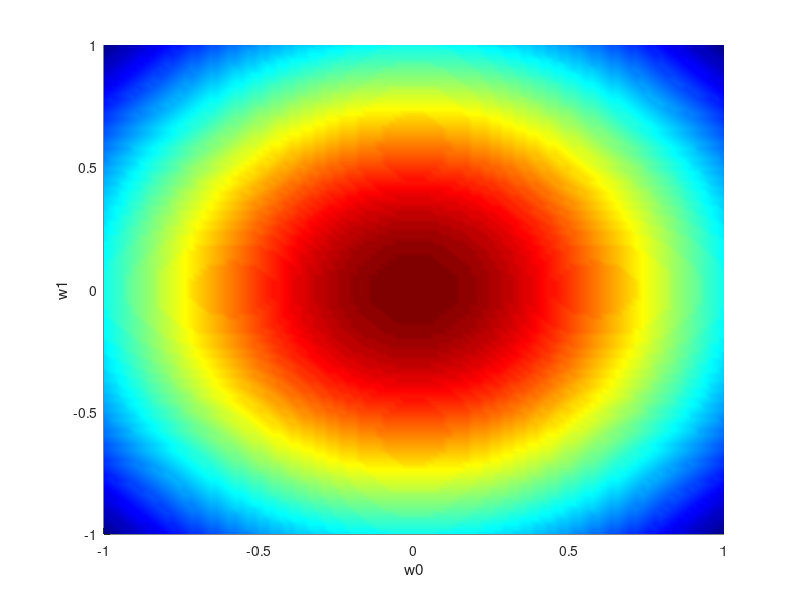
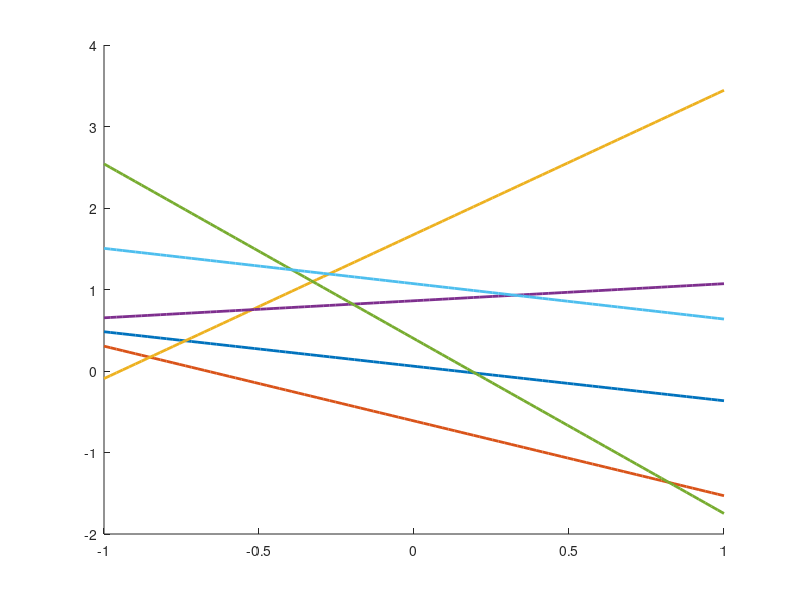
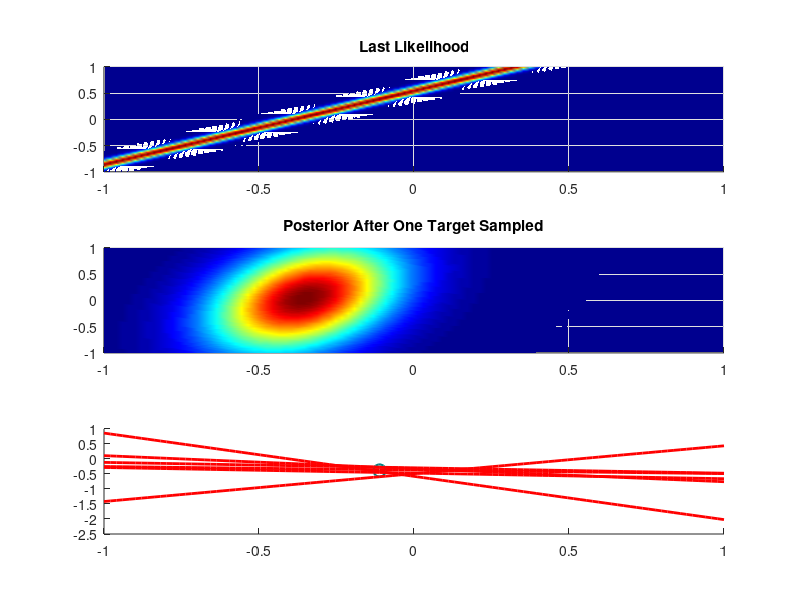
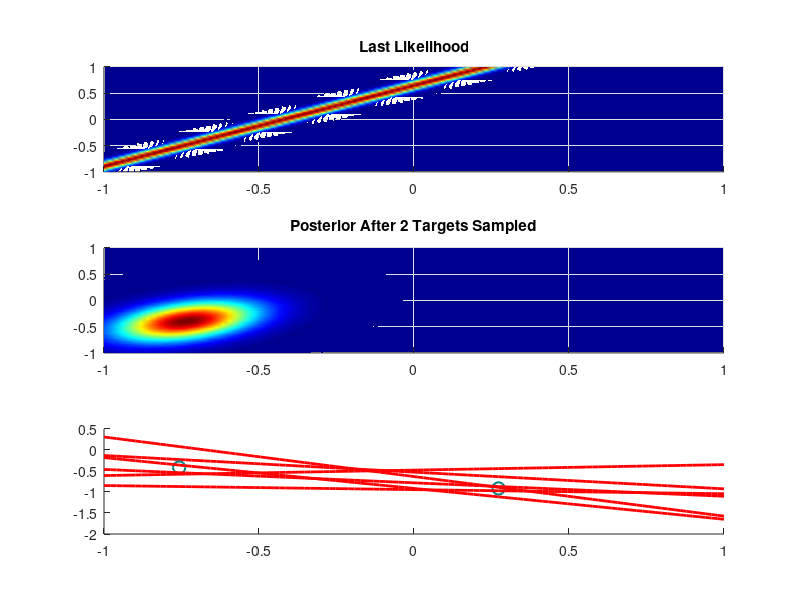

Write MATLAB code to recreate these figures, in order.
%% Machine Learning Mini-MATLAB Project 2: Bayesian Linear Regression
%% Dennis Gavrilov, Andrew Koe, Miraj Patel
clear all; 
close all; 
clc;

%PART 1:
% models the true f(x, a) = a0 + a1*x with additive Gaussian noise
%Generating sample data (20 points) by using sample function:
%f(x,a) = a0 + a1(x) w/ parameter values a0 = -0.3, a1 = 0.5 
% -1<x<1 and adding gauss noise w/ stddev of 0.2

a0 = -0.3;
a1 = 0.5;
x = linspace(-1,1);
y = linspace(-1,1);
stddev = 0.2;
sampleDataT = zeros(size(x));
%forloop to generate sample data
for i=1:1:100
    %statements
    xn = unifrnd(-1,1);
    noise = normrnd(0,stddev);
    sampleDataT(i) = a0 + a1.*xn + noise;
    %keyboard;
end
totalData= [x', sampleDataT'];
%figure; TEST
%plot(x, sampleDataT);

%The Hyperparameters:
alpha = 2.0;
beta = (1/stddev)^2;

%Now to draw 6 samples of the function y(x,w) = w0 + w1*x in which values of w are
%drawn from the prior <- multivariate normal distribution b/c both w0 and
%w1 have normal distributions. Also, since we know nothing, we assume mu=0
%for both univariates, that variance=1, and that correlation is 0 for both univariates (meaning
%covariance matrix is identity)
weight_0 = makedist('Normal'); %set weight0 as normal distribution object
weight_1 = makedist('Normal'); %set weight0 as normal distribution object
mu = [0,0];%means
Sigma = eye(2,2);%covariance matrix
w0 = linspace(-1,1);
w1 = linspace(-1,1);
[W0,W1] = meshgrid(w0,w1);
F = mvnpdf([W0(:) W1(:)],mu,Sigma);
F = reshape(F,length(w1),length(w0));
fig1 = figure(1);
set(fig1, 'Position', [300, 50, 700, 700]);
surf(w0,w1,F,'EdgeColor', 'none', 'FaceColor', 'interp');
%caxis([min(F(:))-.5*range(F(:)),max(F(:))]);
xlabel('w0'); ylabel('w1'); zlabel('Prior/Posterior');
colormap jet;
view(2);

%now to plot the 6 samples
sampleWeight0 = random(weight_0);
sampleWeight1 = random(weight_1);
sampleY = sampleWeight0 + sampleWeight1.*x;
fig2 = figure(2);
set(fig2, 'Position', [300, 50, 700, 700]);
hold on;
plot(x,sampleY, 'LineWidth', 2);
%loop to plot
for c=2:6
    sampleWeight0 = random(weight_0);
    sampleWeight1 = random(weight_1);
    sampleY = sampleWeight0 + sampleWeight1.*x;
    plot(x,sampleY, 'LineWidth', 2);
end
hold off;

%%

%Now to finally make the update equations and update posterior & likelihood
%First for ONE Target:
%Posterior update: p(w|t) = mvn(w|Mn,Sn)
%Mn update eqn: Mn = beta*Sn*transpose(design)*targets
%Sn update eqn: inverse(Sn) = alpha*Identity + beta*transpose(design)*design

%For this part only have two basis functions: phi1 = 1,and phi2 = x
%therefore our y = w0*phi0 + w1*phi1
%Design matrix iota = [phi0(x1), phi1(x1); phi0(x1), phi1(x2);phi0(x1), phi1(x3)...]
phi0 = 1; %phi0(x1) = x^0 -> 1
%phi1 = pulledX
target1 = datasample(totalData,1);
pulledX = target1(:,1); %only want target inputs
phi1 = pulledX;
design = [phi0, phi1];
inverseSn = alpha*eye(2,2) + beta*(transpose(design))*design; %with two basis functions, eye is always 2x2
Sn = inv(inverseSn);
Mn = beta*Sn*(transpose(design))*target1(:,2); %only want target outputs
posterior = mvnpdf([W0(:) W1(:)],transpose(Mn),Sn);
posterior = reshape(posterior,length(w1),length(w0));

%Now the likelihood = p(t|w,
Xn = unifrnd(-1,1);
likelihood = normpdf((target1(:,2)),(W0+W1*Xn),(1/beta));

fig3 = figure(3);
set(fig3, 'Position', [300, 50, 700, 700]);
subplot(3,1,1);
surf(w0,w1,likelihood,'EdgeColor', 'none', 'FaceColor', 'interp');
%xlabel('w0'); ylabel('w1'); zlabel('Prior/Posterior');
colormap jet;
view(2);
title('Last Likelihood');

subplot(3,1,2);
surf(w0,w1,posterior,'EdgeColor', 'none', 'FaceColor', 'interp');
%xlabel('w0'); ylabel('w1'); zlabel('Prior/Posterior');
colormap jet;
view(2);
title('Posterior After One Target Sampled');

%Now pulling 6 fresh new samples
pullWeight = mvnrnd(transpose(Mn),Sn,1);
sampleWeight0 = pullWeight(:,1);
sampleWeight1 = pullWeight(:,2);
sampleY = sampleWeight0 + sampleWeight1.*x;
subplot(3,1,3);
hold on;
plot(x,sampleY, 'r', 'LineWidth', 2);
scatter(target1(:,1),target1(:,2),80,'MarkerEdgeColor',[0 .5 .5],...
              'LineWidth',1.5);
%loop to plot
for c=2:6
    pullWeight = mvnrnd(transpose(Mn),Sn,1);
    sampleWeight0 = pullWeight(:,1);
    sampleWeight1 = pullWeight(:,2);
    sampleY = sampleWeight0 + sampleWeight1.*x;
    plot(x,sampleY, 'r', 'LineWidth', 2);
end
hold off;

%%

%Now to do it all over again, but with 2 targets
%Posterior update: p(w|t) = mvn(w|Mn,Sn)
%Mn update eqn: Mn = beta*Sn*transpose(design)*targets
%Sn update eqn: inverse(Sn) = alpha*Identity + beta*transpose(design)*design

%For this part only have two basis functions: phi1 = 1,and phi2 = x
%therefore our y = w0*phi0 + w1*phi1
%Design matrix iota = [phi0(x1), phi1(x1); phi0(x1), phi1(x2);phi0(x1), phi1(x3)...]
targets = [];
pulledX = [];
phi0 = [];
phi1 = [];
for d=1:2
    targets =[targets; datasample(totalData,1)];
    phi0 = [phi0;1]; %phi0(x1) = x^0 -> 1
    %phi1 = pulledX
    %target1 = datasample(totalData,1);
    pulledX(d,:) = targets(d,1); %only want target inputs
    phi1 = pulledX;
    design = [phi0, phi1];
    inverseSn = alpha*eye(2,2) + beta*(transpose(design))*design; %with two basis functions, eye is always 2x2
    Sn = inv(inverseSn);
    Mn = beta*Sn*(transpose(design))*targets(:,2); %only want target outputs
    posterior = mvnpdf([W0(:) W1(:)],transpose(Mn),Sn);
    posterior = reshape(posterior,length(w1),length(w0));
    
    %Now the likelihood = p(t|w,
    Xn = unifrnd(-1,1);
    likelihood = normpdf((targets(d,2)),(W0+W1*Xn),(1/beta));
end

fig4 = figure(4);
set(fig4, 'Position', [300, 50, 700, 700]);
subplot(3,1,1);
surf(w0,w1,likelihood,'EdgeColor', 'none', 'FaceColor', 'interp');
%xlabel('w0'); ylabel('w1'); zlabel('Prior/Posterior');
colormap jet;
view(2);
title('Last Likelihood');

subplot(3,1,2);
surf(w0,w1,posterior,'EdgeColor', 'none', 'FaceColor', 'interp');
%xlabel('w0'); ylabel('w1'); zlabel('Prior/Posterior');
colormap jet;
view(2);
title('Posterior After 2 Targets Sampled');

%Now pulling 6 fresh new samples
pullWeight = mvnrnd(transpose(Mn),Sn,1);
sampleWeight0 = pullWeight(:,1);
sampleWeight1 = pullWeight(:,2);
sampleY = sampleWeight0 + sampleWeight1.*x;
subplot(3,1,3);
hold on;
plot(x,sampleY, 'r', 'LineWidth', 2);
scatter(targets(:,1),targets(:,2),80,'MarkerEdgeColor',[0 .5 .5],...
              'LineWidth',1.5);
%loop to plot
for c=2:6
    pullWeight = mvnrnd(transpose(Mn),Sn,1);
    sampleWeight0 = pullWeight(:,1);
    sampleWeight1 = pullWeight(:,2);
    sampleY = sampleWeight0 + sampleWeight1.*x;
    plot(x,sampleY, 'r', 'LineWidth', 2);
end
hold off;

%%

%Now to do it all over again, but with 4 targets
%Posterior update: p(w|t) = mvn(w|Mn,Sn)
%Mn update eqn: Mn = beta*Sn*transpose(design)*targets
%Sn update eqn: inverse(Sn) = alpha*Identity + beta*transpose(design)*design

%For this part only have two basis functions: phi1 = 1,and phi2 = x
%therefore our y = w0*phi0 + w1*phi1
%Design matrix iota = [phi0(x1), phi1(x1); phi0(x1), phi1(x2);phi0(x1), phi1(x3)...]
targets = [];
pulledX = [];
phi0 = [];
phi1 = [];
for d=1:4
    targets =[targets; datasample(totalData,1)];
    phi0 = [phi0;1]; %phi0(x1) = x^0 -> 1
    %phi1 = pulledX
    %target1 = datasample(totalData,1);
    pulledX(d,:) = targets(d,1); %only want target inputs
    phi1 = pulledX;
    design = [phi0, phi1];
    inverseSn = alpha*eye(2,2) + beta*(transpose(design))*design; %with two basis functions, eye is always 2x2
    Sn = inv(inverseSn);
    Mn = beta*Sn*(transpose(design))*targets(:,2); %only want target outputs
    posterior = mvnpdf([W0(:) W1(:)],transpose(Mn),Sn);
    posterior = reshape(posterior,length(w1),length(w0));
    
    %Now the likelihood = p(t|w,
    Xn = unifrnd(-1,1);
    likelihood = normpdf((targets(d,2)),(W0+W1*Xn),(1/beta));
end

fig5 = figure(5);
set(fig5, 'Position', [300, 50, 700, 700]);
subplot(3,1,1);
surf(w0,w1,likelihood,'EdgeColor', 'none', 'FaceColor', 'interp');
%xlabel('w0'); ylabel('w1'); zlabel('Prior/Posterior');
colormap jet;
view(2);
title('Last Likelihood');

subplot(3,1,2);
surf(w0,w1,posterior,'EdgeColor', 'none', 'FaceColor', 'interp');
%xlabel('w0'); ylabel('w1'); zlabel('Prior/Posterior');
colormap jet;
view(2);
title('Posterior After 4 Targets Sampled');

%Now pulling 6 fresh new samples
pullWeight = mvnrnd(transpose(Mn),Sn,1);
sampleWeight0 = pullWeight(:,1);
sampleWeight1 = pullWeight(:,2);
sampleY = sampleWeight0 + sampleWeight1.*x;
subplot(3,1,3);
hold on;
plot(x,sampleY, 'r', 'LineWidth', 2);
scatter(targets(:,1),targets(:,2),80,'MarkerEdgeColor',[0 .5 .5],...
              'LineWidth',1.5);
%loop to plot
for c=2:6
    pullWeight = mvnrnd(transpose(Mn),Sn,1);
    sampleWeight0 = pullWeight(:,1);
    sampleWeight1 = pullWeight(:,2);
    sampleY = sampleWeight0 + sampleWeight1.*x;
    plot(x,sampleY, 'r', 'LineWidth', 2);
end
hold off;

%%

%Now to do it all over again, but with 10 targets
%Posterior update: p(w|t) = mvn(w|Mn,Sn)
%Mn update eqn: Mn = beta*Sn*transpose(design)*targets
%Sn update eqn: inverse(Sn) = alpha*Identity + beta*transpose(design)*design

%For this part only have two basis functions: phi1 = 1,and phi2 = x
%therefore our y = w0*phi0 + w1*phi1
%Design matrix iota = [phi0(x1), phi1(x1); phi0(x1), phi1(x2);phi0(x1), phi1(x3)...]
targets = [];
pulledX = [];
phi0 = [];
phi1 = [];
for d=1:10
    targets =[targets; datasample(totalData,1)];
    phi0 = [phi0;1]; %phi0(x1) = x^0 -> 1
    %phi1 = pulledX
    %target1 = datasample(totalData,1);
    pulledX(d,:) = targets(d,1); %only want target inputs
    phi1 = pulledX;
    design = [phi0, phi1];
    inverseSn = alpha*eye(2,2) + beta*(transpose(design))*design; %with two basis functions, eye is always 2x2
    Sn = inv(inverseSn);
    Mn = beta*Sn*(transpose(design))*targets(:,2); %only want target outputs
    posterior = mvnpdf([W0(:) W1(:)],transpose(Mn),Sn);
    posterior = reshape(posterior,length(w1),length(w0));
    
    %Now the likelihood = p(t|w,
    Xn = unifrnd(-1,1);
    likelihood = normpdf((targets(d,2)),(W0+W1*Xn),(1/beta));
end

fig6 = figure(6);
set(fig6, 'Position', [300, 50, 700, 700]);
subplot(3,1,1);
surf(w0,w1,likelihood,'EdgeColor', 'none', 'FaceColor', 'interp');
%xlabel('w0'); ylabel('w1'); zlabel('Prior/Posterior');
colormap jet;
view(2);
title('Last Likelihood');

subplot(3,1,2);
surf(w0,w1,posterior,'EdgeColor', 'none', 'FaceColor', 'interp');
%xlabel('w0'); ylabel('w1'); zlabel('Prior/Posterior');
colormap jet;
view(2);
title('Posterior After 10 Targets Sampled');

%Now pulling 6 fresh new samples
pullWeight = mvnrnd(transpose(Mn),Sn,1);
sampleWeight0 = pullWeight(:,1);
sampleWeight1 = pullWeight(:,2);
sampleY = sampleWeight0 + sampleWeight1.*x;
subplot(3,1,3);
hold on;
plot(x,sampleY, 'r', 'LineWidth', 2);
scatter(targets(:,1),targets(:,2),80,'MarkerEdgeColor',[0 .5 .5],...
              'LineWidth',1.5);
%loop to plot
for c=2:6
    pullWeight = mvnrnd(transpose(Mn),Sn,1);
    sampleWeight0 = pullWeight(:,1);
    sampleWeight1 = pullWeight(:,2);
    sampleY = sampleWeight0 + sampleWeight1.*x;
    plot(x,sampleY, 'r', 'LineWidth', 2);
end
hold off;

%%

%Now to do it all over again, but with 20 targets
%Posterior update: p(w|t) = mvn(w|Mn,Sn)
%Mn update eqn: Mn = beta*Sn*transpose(design)*targets
%Sn update eqn: inverse(Sn) = alpha*Identity + beta*transpose(design)*design

%For this part only have two basis functions: phi1 = 1,and phi2 = x
%therefore our y = w0*phi0 + w1*phi1
%Design matrix iota = [phi0(x1), phi1(x1); phi0(x1), phi1(x2);phi0(x1), phi1(x3)...]
targets = [];
pulledX = [];
phi0 = [];
phi1 = [];
for d=1:20
    targets =[targets; datasample(totalData,1)];
    phi0 = [phi0;1]; %phi0(x1) = x^0 -> 1
    %phi1 = pulledX
    %target1 = datasample(totalData,1);
    pulledX(d,:) = targets(d,1); %only want target inputs
    phi1 = pulledX;
    design = [phi0, phi1];
    inverseSn = alpha*eye(2,2) + beta*(transpose(design))*design; %with two basis functions, eye is always 2x2
    Sn = inv(inverseSn);
    Mn = beta*Sn*(transpose(design))*targets(:,2); %only want target outputs
    posterior = mvnpdf([W0(:) W1(:)],transpose(Mn),Sn);
    posterior = reshape(posterior,length(w1),length(w0));
    
    %Now the likelihood = p(t|w,
    Xn = unifrnd(-1,1);
    likelihood = normpdf((targets(d,2)),(W0+W1*Xn),(1/beta));
end

fig7 = figure(7);
set(fig7, 'Position', [300, 50, 700, 700]);
subplot(3,1,1);
surf(w0,w1,likelihood,'EdgeColor', 'none', 'FaceColor', 'interp');
%xlabel('w0'); ylabel('w1'); zlabel('Prior/Posterior');
colormap jet;
view(2);
title('Last Likelihood');

subplot(3,1,2);
surf(w0,w1,posterior,'EdgeColor', 'none', 'FaceColor', 'interp');
%xlabel('w0'); ylabel('w1'); zlabel('Prior/Posterior');
colormap jet;
view(2);
title('Posterior After 20 Targets Sampled');

%Now pulling 6 fresh new samples
pullWeight = mvnrnd(transpose(Mn),Sn,1);
sampleWeight0 = pullWeight(:,1);
sampleWeight1 = pullWeight(:,2);
sampleY = sampleWeight0 + sampleWeight1.*x;
subplot(3,1,3);
hold on;
plot(x,sampleY, 'r', 'LineWidth', 2);
scatter(targets(:,1),targets(:,2),80,'MarkerEdgeColor',[0 .5 .5],...
              'LineWidth',1.5);
%loop to plot
for c=2:6
    pullWeight = mvnrnd(transpose(Mn),Sn,1);
    sampleWeight0 = pullWeight(:,1);
    sampleWeight1 = pullWeight(:,2);
    sampleY = sampleWeight0 + sampleWeight1.*x;
    plot(x,sampleY, 'r', 'LineWidth', 2);
end
hold off;
